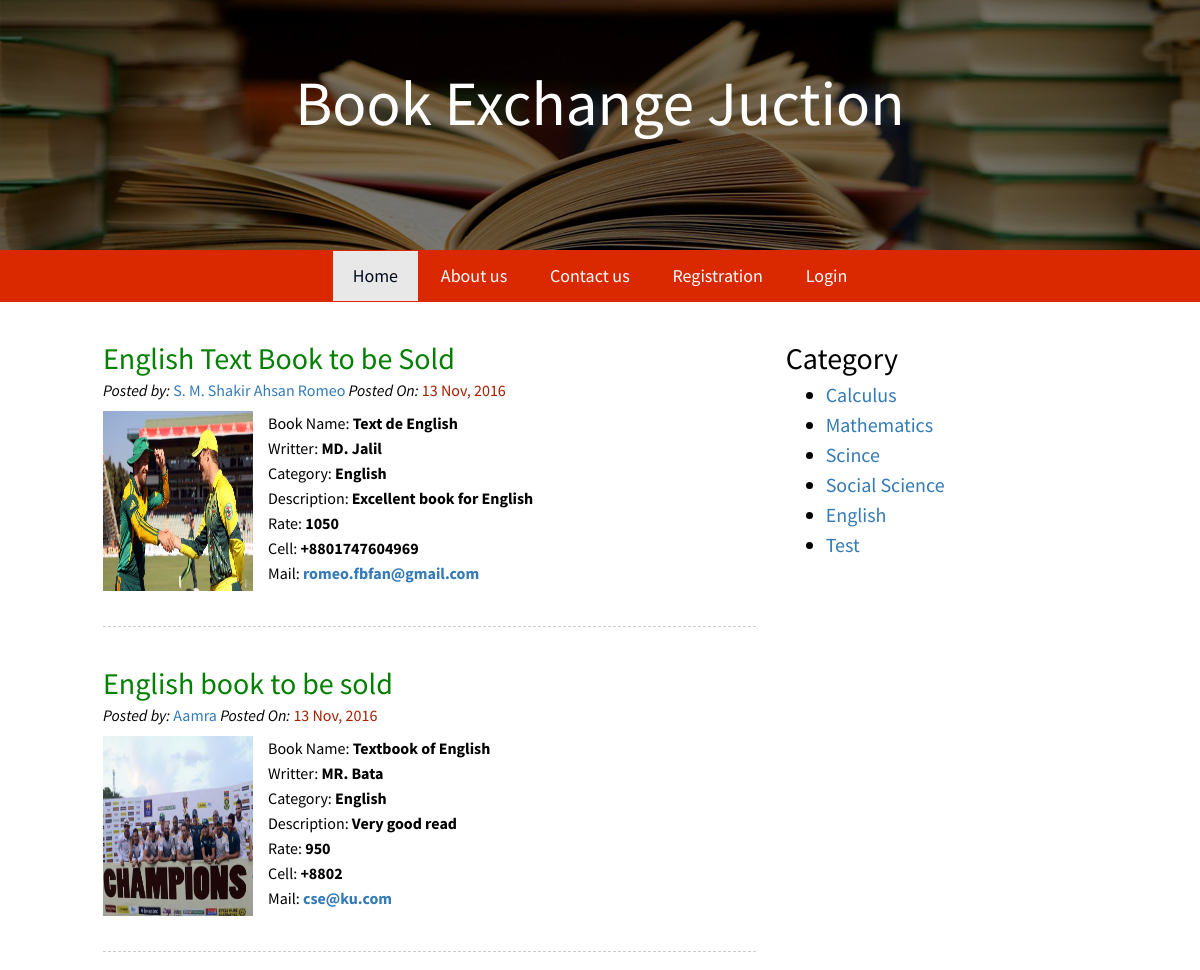
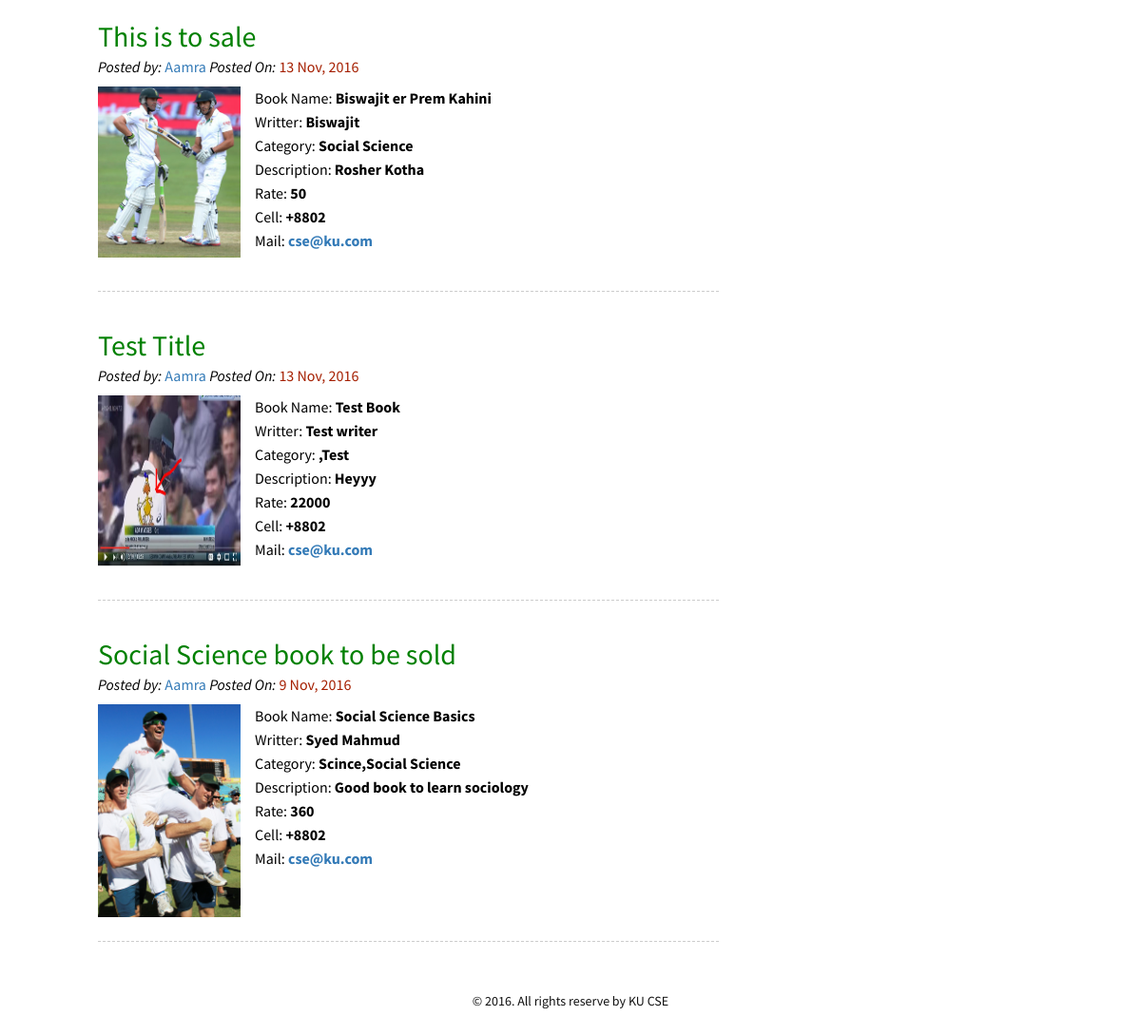
The page / on the database its author committed (2 pictures, top to bottom).
### tables this page shows
CREATE TABLE `post` (
  `id` int(100) NOT NULL,
  `title` varchar(100) NOT NULL,
  `book_name` varchar(50) NOT NULL,
  `writter` varchar(40) NOT NULL,
  `rate` varchar(20) NOT NULL,
  `des` text NOT NULL,
  `category` varchar(200) NOT NULL,
  `u_name` varchar(100) NOT NULL,
  `date` varchar(20) NOT NULL,
  `image` varchar(100) NOT NULL
);

CREATE TABLE `user` (
  `id` int(100) NOT NULL,
  `name` varchar(100) NOT NULL,
  `address` varchar(100) NOT NULL,
  `mobile` varchar(15) NOT NULL,
  `sex` varchar(10) NOT NULL,
  `email` varchar(50) NOT NULL,
  `username` varchar(100) NOT NULL,
  `password` varchar(100) NOT NULL,
  `bio` text NOT NULL
);

CREATE TABLE `category` (
  `id` int(100) NOT NULL,
  `cat_name` varchar(100) NOT NULL
);

### index.php (the view, shortened to what this page needs)
<?php
	include('configuration.php');
    $conn = new PDO("mysql:host=$host;dbname=$db",$user,$pw);
  $login = 0;
?>
<?php include('include/header.php'); ?>
<nav class="navbar">
  <div class="container">
    <div class="collapse navbar-collapse" id="bs-example-navbar-collapse-1">
      <ul class="nav navbar-nav">
        <li class="active"><a href="index.php">Home</a></li>
        <li><a href="about.php">About us</a></li>
        <li><a href="contact.php">Contact us</a></li>
        <?php if ($login == 0) {?>
        <li><a href="registration.php">Registration</a></li>
        <li><a href="login.php">Login</a></li>
        <?php } else{ ?>
        <li><a href="user-profile.php">My Profile</a></li>
        <li><a href="logout.php">Logout</a></li>
        <?php } ?>
      </ul>
    </div>
  </div>
</nav>
<div class="container">
    <div class="row">
      <div class="col-md-8">
        <?php
          $check = $conn->query("SELECT * from post ORDER BY id DESC");
          if($check->rowCount() == 0){
            echo "<h2>No post yet</h2>";
          }
          else{
            foreach ($check as $post) {
        ?>
        <article>
          <h2 style="color: green;"><?php echo $post['title']; ?></h2>
          <span class="publish-info">
            <i>Posted by:</i>
            <?php
              $u_name = $post['u_name'];
              $u_info = $conn->query("SELECT * from user WHERE username = '$u_name'");
              foreach ($u_info as $info) {
                $user = $info['name'];
                $phone = $info['mobile'];
                $mail = $info['email'];
              }
              echo '<a href="profile.php?user='.$u_name.'">'.$user.'</a>';
            ?>
            <i>Posted On:</i> <?php echo $post['date']; ?>
          </span>
          <div class="wrapper-block">
            <img src="upload/<?php echo $post['image']; ?>" alt="">
            <div class="book-des">
              <p>Book Name: <strong><?php echo $post['book_name']; ?></strong><br>Writter: <strong><?php echo $post['writter']; ?></strong><br>Category: <strong><?php echo $post['category']; ?></strong><br>Description: <strong><?php echo $post['des']; ?></strong><br>Rate: <strong><?php echo $post['rate']; ?></strong><br>Cell: <strong><?php echo $phone; ?></strong><br>Mail: <a href="mailto:<?php echo $mail; ?>"><strong><?php echo $mail; ?></strong></a>
            </div>
          </div>
        </article>
        <?php
            }
          }
        ?>
      </div>
      <div class="col-md-4 sidebar">
        <h2>Category</h2>
        <ul>
          <?php
            $cats = $conn->query("SELECT * from category");
            foreach ($cats as $cat) {
              echo '<li><a href="index.php?cat='.$cat['cat_name'].'">'.$cat['cat_name'].'</a></li>';
            }
          ?>
        </ul>
      </div>
    </div>
</div>
<?php include('include/footer.php'); ?>
</body>
</html>

### include/header.php (shortened to what this page needs)
<!DOCTYPE html>
<html lang="en">
  <head>
    <link rel="stylesheet" href="css/bootstrap.min.css">
    <link rel="stylesheet" href="css/font-awesome.min.css">
    <link rel="stylesheet" href="css/style.css">
</head>
<body>
<header>
    <div class="jumbotron">
      <h1>Book Exchange Juction</h1>
    </div>
</header>

### include/footer.php
<footer><p class="copyright">&copy 2016. All rights reserve by KU CSE </p></footer>

### css/style.css (style rules this page uses)
body { font-family: 'Source Sans Pro', sans-serif; background-size:cover; font-weight: 400; font-size: 14px; line-height: 21px; color: #000; margin-bottom: 0; overflow-y: auto; overflow-x: hidden; background:#fff; }
p { font-size: 16px; line-height: 25px; padding-bottom: 15px; }
img { max-width: 100%; }
a:link { text-decoration: none; }
.sidebar ul, .sidebar li { font-size: 20px; line-height: 20px; margin-bottom: 10px; }
h1 { color: #fff; }
.container { max-width:1024px; position: relative; z-index: 2; }
header { text-align: center; }
.jumbotron { margin-bottom:0; background: url('../images/cover.jpg') no-repeat; background-size: cover; height: 250px; }
.jumbotron h1 { color: #fff; }
.navbar { background: #da2900 !important; border-radius: 0; }
.navbar ul { float: none; text-align: center; }
.navbar li { color: #fff; font-size: 18px; text-align: center; float: none; display: inline-block; }
.navbar li a { color: #fff; padding-left: 20px; padding-right: 20px; }
article { margin-bottom: 20px; border-bottom: 1px dashed rgba(0,0,0,0.2); padding-bottom: 15px; width: 100%; overflow: hidden; }
article h2 { margin-bottom: 5px; padding-bottom: 0; }
.publish-info { color: #a51f00; font-size: 16px; margin-bottom: 10px; display:block; }
article img { width: 150px; margin-right: 15px; float: left; min-height: 180px; margin-bottom: 10px; }
.book-des { float: left; }
.publish-info i { color: #000; }
.wrapper-block { width: 100%; }
.navbar-nav { margin:0 !important; }
li.active a { background:#e8e8e8; color:#000c1c; }
footer { padding: 30px 0; }
.copyright { text-align: center; font-size: 14px; color: #111; }

### rows shown on the page
post: title "English Text Book to be Sold", user.name "S. M. Shakir Ahsan Romeo", date "13 Nov, 2016", image (picture), book_name "Text de English", writter "MD. Jalil", category "English", des "Excellent book for English", rate "1050", user.mobile "+8801747604969", user.email "romeo.fbfan@gmail.com"
post: title "English book to be sold", user.name "Aamra", date "13 Nov, 2016", image (picture), book_name "Textbook of English", writter "MR. Bata", category "English", des "Very good read", rate "950", user.mobile "+8802", user.email "cse@ku.com"
post: title "This is to sale", date "13 Nov, 2016", image (picture), book_name "Biswajit er Prem Kahini", writter "Biswajit", category "Social Science", des "Rosher Kotha", rate "50"
user: name "Aamra", mobile "+8802", email "cse@ku.com"
post: title "Test Title", date "13 Nov, 2016", image (picture), book_name "Test Book", writter "Test writer", category ",Test", des "Heyyy", rate "22000"
post: title "Social Science book to be sold", date "9 Nov, 2016", image (picture), book_name "Social Science Basics", writter "Syed Mahmud", category "Scince,Social Science", des "Good book to learn sociology", rate "360"
category: cat_name "Calculus"
category: cat_name "Mathematics"
category: cat_name "Scince"
category: cat_name "Social Science"
category: cat_name "English"
category: cat_name "Test"
